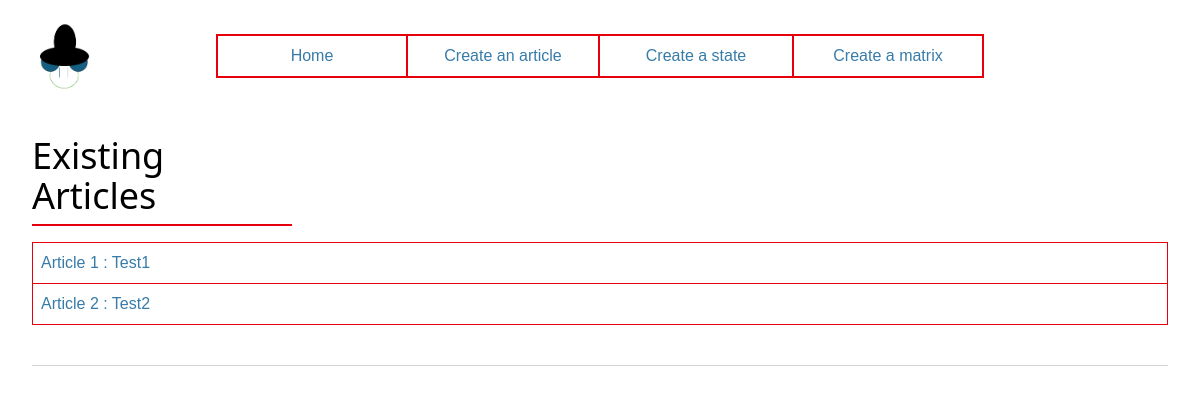
Before: / with the older database file.
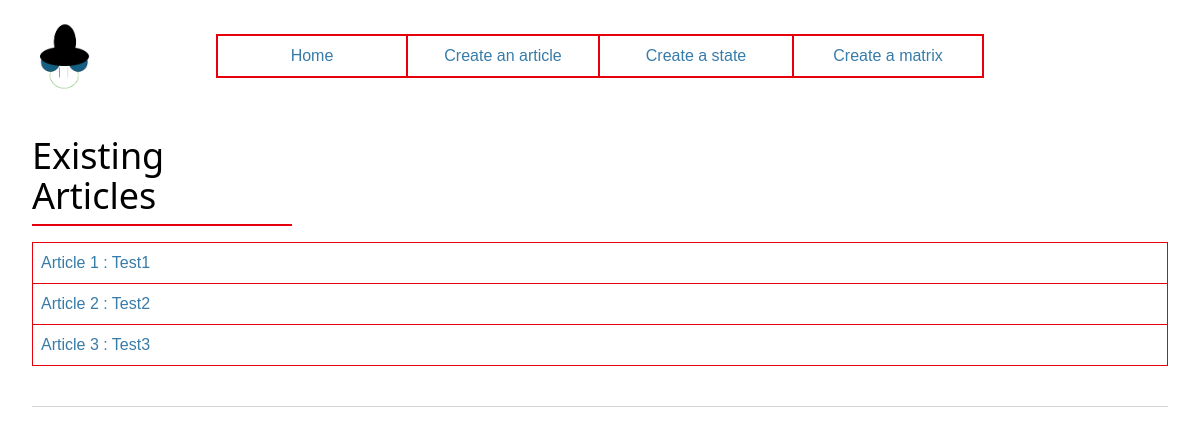
After: the same page with the newer database file.
### tables this page shows
CREATE TABLE articles (
    id INTEGER PRIMARY KEY AUTOINCREMENT,
    name VARCHAR NOT NULL,
    stateOrder VARCHAR NOT NULL
);

### EduProj/article.py (the view)
@bp.route("/")
def read():
    db = get_db()
    articles = db.execute(
        "SELECT * FROM articles"
    ).fetchall()
    logging.info(articles)
    if articles is not None:
        return(render_template("article/read.html", articles=articles))

### EduProj/db.py (called while the page is built)
def get_db():
    if 'db' not in g:
        g.db = sqlite3.connect(
            current_app.config["DATABASE"],
            detect_types=sqlite3.PARSE_DECLTYPES
        )
        g.db.row_factory = sqlite3.Row #rows like dict
    return g.db

### EduProj/templates/article/read.html (shortened to what this page needs)
{% extends 'base.html' %}
{% block header %}
  {% block title %}Existing Articles{% endblock %}
{% endblock %}
{% block content %}
    {% for article in articles %}
    <a class="m-0 border-0" href={{'/read/'}}{{(article['id'])}}>
       {% if loop.last %}
       <div class="hover:bg-red-300 bg-white columns-2xs bg-blue-200 p-2 m-0 border-l-1 border-r-1 border-t-1 border-b-1 border-red-600">
        Article {{article["id"]}} : {{article["name"]}}
      </div>
    </a>
       {% else %}
       <div class="hover:bg-red-300 bg-white columns-2xs bg-blue-200 p-2 m-0 border-l-1 border-r-1 border-t-1 border-red-600">
          Article {{article["id"]}} : {{article["name"]}}
        </div>
      </a>
    {% endif %}
    {%endfor %}
{% endblock %}

### EduProj/templates/base.html (shortened to what this page needs)
<!doctype html>
<link rel="stylesheet" href="{{ url_for('static', filename='output.css') }}">
<nav class="flex bg-white">
  <a href="/" class="flex-1/6"><img src="{{url_for('static', filename='icon_try.png')}}" class="w-20 h-20 z-1"/></a>
  <a class="flex-1/6 p-2 hover:bg-red-300 bg-white border-2 border-red-600 flex items-center justify-center"href="/">Home</a>
  <a class="flex-1/6 p-2 hover:bg-red-300  bg-white border-t-2 border-b-2 border-r-2 border-red-600 flex items-center justify-center" href={{url_for('article.create')}}>Create an article</a>
  <a class="flex-1/6 p-2 hover:bg-red-300  bg-white border-t-2 border-b-2 border-red-600 flex items-center justify-center" href={{url_for('state.create')}}>Create a state</a>
  <a class="flex-1/6 p-2 hover:bg-red-300 bg-white border-2 border-red-600 flex items-center justify-center" href={{url_for('matrix.create')}}>Create a matrix</a>
</nav>
<section class="content mt-10" >
  <div class="text-4xl font-sans border-b-2 border-red-600 flex w-65 mb-4 pb-2 justify-center">
    {% block header %}{% endblock %}
  </div>
  <div class="mb-10">
  {% block content %}{% endblock %}
  </div>
  <hr>
</section>

Changed rows visible on the page:
added articles: id "3", name "Test3"
